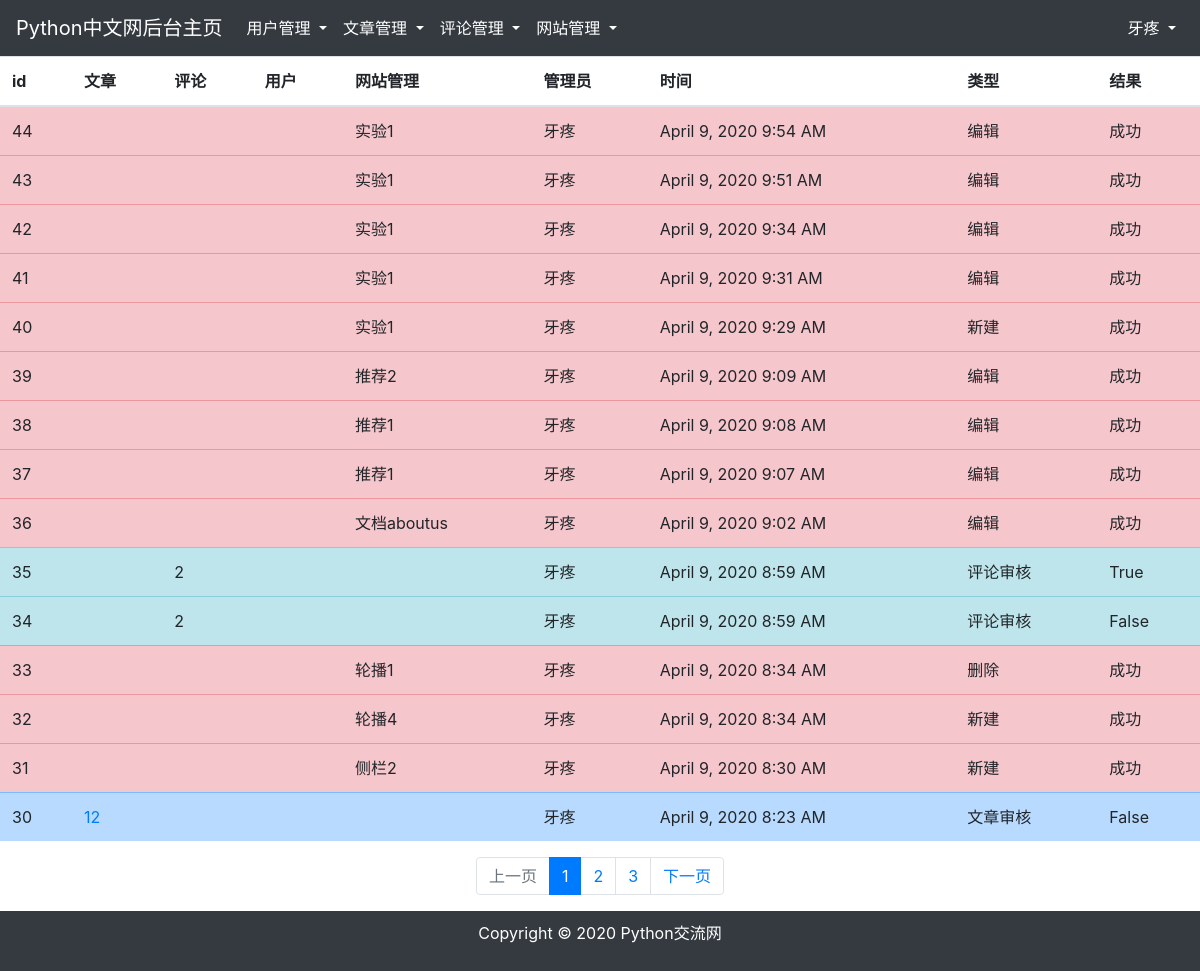
/backstage/manage_record (signed in), run on the app's committed database.
### app/models.py (models this page shows, shortened)
class User(UserMixin, db.Model):
    __tablename__ = 'users'
    id = db.Column(db.Integer, primary_key=True)
    username = db.Column(db.String(64), unique=True)    # 不允许重复
    email = db.Column(db.String(128))
    password_hash = db.Column(db.String(128))
    confirmed = db.Column(db.Boolean, default=False)    # 邮箱验证
    forbid = db.Column(db.Boolean, default=False)   # 禁用，默认为不禁用
    level= db.Column(db.Integer, default=1) # 级别
    comments = db.relationship('Comment', backref='user', cascade='all')    # 评论
    articles = db.relationship('Article', backref='user')               # 文章
    manage_records = db.relationship('Manage_record', backref='user')   # 管理记录
    content_records = db.relationship('Content_record', backref='user') # 内容记录
    @property
    def password(self):
        raise AttributeError('password is not a readable attribute')

class Manage_record(db.Model):
    __tablename__ = 'manage_records'
    id = db.Column(db.Integer, primary_key=True)
    article_id = db.Column(db.Integer, default=None)
    comment_id = db.Column(db.Integer, default=None)
    user_id = db.Column(db.Integer, default=None)
    site_ops = db.Column(db.Text, default=None)
    admin_id = db.Column(db.Integer, db.ForeignKey('users.id'))  # 管理员id
    timestamp = db.Column(db.DateTime)
    type = db.Column(db.String)
    result = db.Column(db.Text)

### app/backstage/record/views.py (the view)
@backstage_blueprint.route('/backstage/manage_record', defaults={'page': 1})
@backstage_blueprint.route('/backstage/manage_record/page/<int:page>', methods=["GET", "POST"])
@login_required
def record_manage(page):
    if current_user.forbid:
        return redirect(request.referrer or url_for('main.index'))
    if current_user.level >= 4:                         # 5级以上，可以查看管理日志
        per_page = 15                                   # 每页返回的数量
        pagination = Manage_record.query.order_by(Manage_record.id.desc()).paginate(page=page, per_page=per_page)    # 按页查询
        records = pagination.items     # 返回查询到的数据
        return render_template('backstage/record/manage.html', current_user=current_user, records=records, pagination=pagination)
    flash('权限不够')
    return redirect(request.referrer or url_for('main.index'))

### app/models.py (called while the page is built)
@loginmanager.user_loader
def load_user(user_id):
    return User.query.get(int(user_id))

### app/templates/backstage/record/manage.html (shortened to what this page needs)
{% extends "backstage/index.html" %}
{% block contents %}
<table class="table table-hover">
    <thead>
    <tr>
        <th>id</th>
        <th>文章</th>
        <th>评论</th>
        <th>用户</th>
        <th>网站管理</th>
        <th>管理员</th>
        <th>时间</th>
        <th>类型</th>
        <th>结果</th>
    </tr>
    </thead>
    <tbody>
    {% for record in records %}
    {% if record.article_id %}
    {% set style='table-primary' %}
    {% elif record.comment_id %}
    {% set style='table-info' %}
    {% elif record.user_id %}
    {% set style='table-success' %}
    {% elif record.site_ops %}
    {% set style='table-danger' %}
    {% endif %}
    <tr class="{{ style }}">
        <td>{{ record.id }}</td>
        <td>
            {% if record.article_id %}
            <a href="{{ url_for('article.article_show', article_id=record.article_id ) }}" style="outline: none">
                {{ record.article_id }}
            </a>
            {% endif %}
        </td>
        <td>{% if record.comment_id %}
            {{ record.comment_id }}
            {% endif %}
        </td>
        <td>
        </td>
        <td>
            {% if record.site_ops %}
            {{ record.site_ops }}
            {% endif %}
        </td>
        <td>{{ record.user.username }}</td>
        <td>{{ moment(record.timestamp).format('LLL') }}</td>
        <td>{{ record.type }}</td>
        <td>{{ record.result }}</td>
    </tr>
    {% endfor %}
    </tbody>
</table>
<div class="" style="">
    <div class="container">
        <ul class="pagination justify-content-center">
            {% if pagination.has_prev %}
            <li class="page-item "><a class="page-link" href="{{ url_for('backstage.record_manage', page=pagination.prev_num) }}">上一页</a></li>
            {% else %}
            <li class="page-item disabled"><a class="page-link" href="#">上一页</a></li>
            {% endif %}
            {% for page_num in pagination.iter_pages(left_edge=1, left_current=2, right_current=3, right_edge=1) %}
            {% if page_num %}
            {% if pagination.page == page_num %}
            <li class="page-item active"><a class="page-link" href="{{ url_for('backstage.record_manage', page=page_num) }}">{{ page_num }}</a></li>
            {% else %}
            <li class="page-item"><a class="page-link" href="{{ url_for('backstage.record_manage', page=page_num) }}">{{ page_num }}</a></li>
            {% endif %}
            {% else %}
            <li class="page-item disabled"><a class="page-link" href="">......</a></li>
            {% endif %}
            {% endfor %}
            {% if pagination.has_next %}
            <li class="page-item"><a class="page-link" href="{{ url_for('backstage.record_manage', page=pagination.next_num) }}">下一页</a></li>
            {% else %}
            <li class="page-item disabled"><a class="page-link" href="#">下一页</a></li>
            {% endif %}
        </ul>
    </div>
</div>
{% endblock %}

### app/templates/backstage/base.html (shortened to what this page needs)
<!DOCTYPE html>
<html lang="en">
<head>
    <link rel="stylesheet" href="https://cdn.staticfile.org/twitter-bootstrap/4.3.1/css/bootstrap.min.css">
    <link rel="stylesheet" href="https://cdn.staticfile.org/font-awesome/4.7.0/css/font-awesome.css">
    <link rel="stylesheet" href="{{ url_for('static', filename='css/tinymce_full_featured.css' )}}">
</head>
<body background="">
    <div style="height: 100%">
        <nav class="navbar navbar-expand-md bg-dark navbar-dark">
            <a class="navbar-brand" href="{{ url_for('backstage.index') }}">Python中文网后台主页</a>
            <div class="collapse navbar-collapse" id="daohanglanzhedie">
                <ul class="nav navbar-nav">
                    {% if current_user.level>=4 %}
                    <li class="nav-item dropdown">
                        <a class="nav-link dropdown-toggle active" href="#" id="navbardrop" data-toggle="dropdown">
                            用户管理
                        </a>
                    </li>
                    {% endif %}
                    <li class="nav-item dropdown">
                        <a class="nav-link dropdown-toggle active" href="#" id="navbardrop" data-toggle="dropdown">
                            文章管理
                        </a>
                    </li>
                    <li class="nav-item dropdown">
                        <a class="nav-link dropdown-toggle active" href="#" id="navbardrop" data-toggle="dropdown">
                            评论管理
                        </a>
                    </li>
                    {% if current_user.level>=4 %}
                    <li class="nav-item dropdown">
                        <a class="nav-link dropdown-toggle active" href="#" id="navbardrop" data-toggle="dropdown">
                            网站管理
                        </a>
                    </li>
                    {% endif %}
                </ul>
            </div>
            <div class="d-none d-md-block">
                <ul class="nav navbar-nav ">
                    <li class="nav-item dropdown">
                        <a class="nav-link dropdown-toggle active" href="#" id="navbardrop" data-toggle="dropdown">
                            {{ current_user.username }}
                        </a>
                    </li>
                </ul>
            </div>
        </nav>
        <div style="background-color: ">
            {% block contents%}
            {% endblock%}
        </div>
    </div>
    <footer class="bg-dark">
        <div class="container" style="padding: 10px">
            <p class="text-center text-white"> Copyright © 2020 Python交流网 </p>
        </div>
    </footer>
</body>
</html>

### app/templates/backstage/base.html (style rules this page uses)
* { box-sizing: border-box; }

### data on the page
User: username "牙疼"
Manage_record: id "44", site_ops "实验1", user.username "牙疼", timestamp "April 9, 2020 9:54 AM", type "编辑", result "成功"
Manage_record: id "43", site_ops "实验1", user.username "牙疼", timestamp "April 9, 2020 9:51 AM", type "编辑", result "成功"
Manage_record: id "42", site_ops "实验1", user.username "牙疼", timestamp "April 9, 2020 9:34 AM", type "编辑", result "成功"
Manage_record: id "41", site_ops "实验1", user.username "牙疼", timestamp "April 9, 2020 9:31 AM", type "编辑", result "成功"
Manage_record: id "40", site_ops "实验1", user.username "牙疼", timestamp "April 9, 2020 9:29 AM", type "新建", result "成功"
Manage_record: id "39", site_ops "推荐2", user.username "牙疼", timestamp "April 9, 2020 9:09 AM", type "编辑", result "成功"
Manage_record: id "38", site_ops "推荐1", user.username "牙疼", timestamp "April 9, 2020 9:08 AM", type "编辑", result "成功"
Manage_record: id "37", site_ops "推荐1", user.username "牙疼", timestamp "April 9, 2020 9:07 AM", type "编辑", result "成功"
Manage_record: id "36", site_ops "文档aboutus", user.username "牙疼", timestamp "April 9, 2020 9:02 AM", type "编辑", result "成功"
Manage_record: id "35", comment_id "2", user.username "牙疼", timestamp "April 9, 2020 8:59 AM", type "评论审核", result "True"
Manage_record: id "34", comment_id "2", user.username "牙疼", timestamp "April 9, 2020 8:59 AM", type "评论审核", result "False"
Manage_record: id "33", site_ops "轮播1", user.username "牙疼", timestamp "April 9, 2020 8:34 AM", type "删除", result "成功"
Manage_record: id "32", site_ops "轮播4", user.username "牙疼", timestamp "April 9, 2020 8:34 AM", type "新建", result "成功"
Manage_record: id "31", site_ops "侧栏2", user.username "牙疼", timestamp "April 9, 2020 8:30 AM", type "新建", result "成功"
Manage_record: id "30", article_id "12", user.username "牙疼", timestamp "April 9, 2020 8:23 AM", type "文章审核", result "False"

### other printed values
{{ page_num }} "1"
{{ page_num }} "2" "3"
